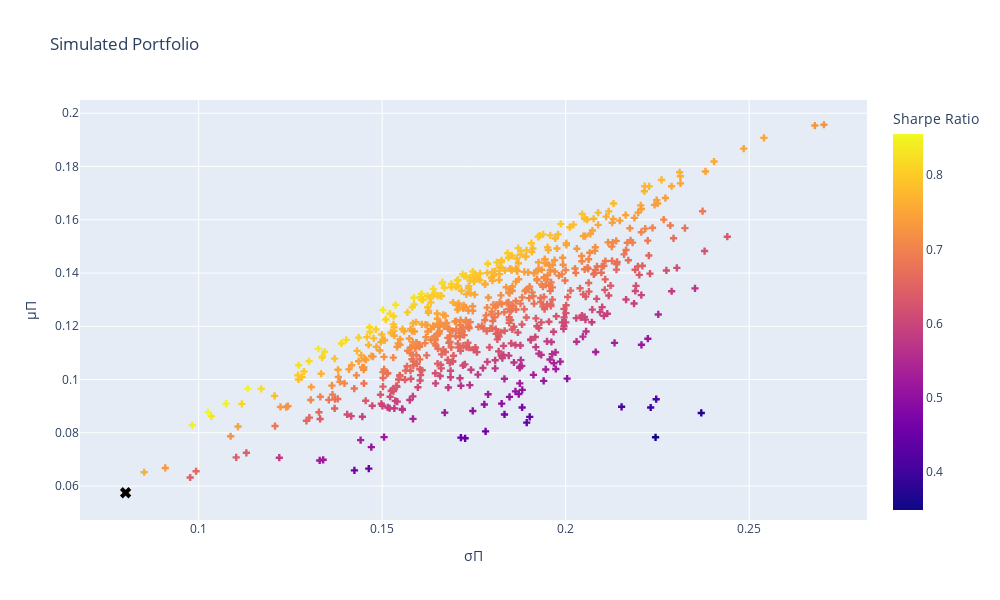

Here is the notebook cell this chart was saved with:
### Code cell
#plot simulated portfolio
fig_4 = px.scatter(
    portfolio_data, x='σΠ', y='μΠ', color = 'SR',
    labels={'σΠ':'σΠ', 'μΠ':'μΠ', 'SR':'Sharpe Ratio'},
    title="Simulated Portfolio"
).update_traces(mode='markers', marker=dict(symbol='cross'))

#if we want to find the minimum risk, we can mark the most smallest simulation as per below
fig_4.add_scatter(
    mode='markers',
    x=[portfolio_data.iloc[portfolio_data.σΠ.idxmin()]['σΠ']],
    y=[portfolio_data.iloc[portfolio_data.σΠ.idxmin()]['μΠ']],
    marker=dict(color='black', size=10, symbol='x'),
    name='Minimum σΠ'
).update(layout_showlegend=False)

#show spikes
fig_4.update_xaxes(showspikes=True)
fig_4.update_yaxes(showspikes=True)

fig_4.show()

### Figure 1 — Plotly figure (JSON) as saved in the notebook; plotly's stock layout.template omitted (floating-point values rounded to 4 significant figures; data arrays with more than 128 entries replaced by an {"elided": "..."} marker saying what was removed)
{"data": [{"hovertemplate": "σΠ=%{x}<br>μΠ=%{y}<br>Sharpe Ratio=%{marker.color}<extra></extra>", "legendgroup": "", "marker": {"color": {"elided": "700 float values"}, "coloraxis": "coloraxis", "symbol": "cross"}, "mode": "markers", "name": "", "orientation": "v", "showlegend": false, "type": "scatter", "x": {"elided": "700 float values"}, "xaxis": "x", "y": {"elided": "700 float values"}, "yaxis": "y"}, {"marker": {"color": "black", "size": 10, "symbol": "x"}, "mode": "markers", "name": "Minimum σΠ", "type": "scatter", "x": [0.0801], "y": [0.05747]}], "layout": {"coloraxis": {"colorbar": {"title": {"text": "Sharpe Ratio"}}, "colorscale": [[0, "#0d0887"], [0.1111, "#46039f"], [0.2222, "#7201a8"], [0.3333, "#9c179e"], [0.4444, "#bd3786"], [0.5556, "#d8576b"], [0.6667, "#ed7953"], [0.7778, "#fb9f3a"], [0.8889, "#fdca26"], [1, "#f0f921"]]}, "height": 600, "legend": {"tracegroupgap": 0}, "showlegend": false, "title": {"text": "Simulated Portfolio"}, "width": 1000, "xaxis": {"anchor": "y", "domain": [0, 1], "showspikes": true, "title": {"text": "σΠ"}}, "yaxis": {"anchor": "x", "domain": [0, 1], "showspikes": true, "title": {"text": "μΠ"}}}}
